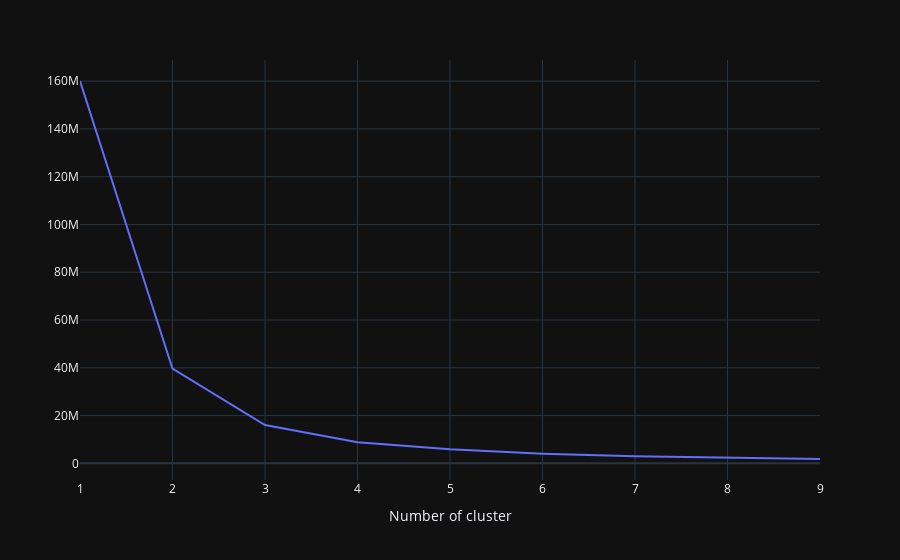

Notebook code for this chart:
### Code cell
my_dict={}
ctm_recency = ctm_dt[['Recency']]
for idx in range(1, 10):
    kmeans = KMeans(n_clusters=idx, max_iter=1000, random_state=42).fit(ctm_recency)
    ctm_recency["clusters"] = kmeans.labels_
    my_dict[idx] = kmeans.inertia_ 

line_fig = px.line(x=list(my_dict.keys()), 
                   y=list(my_dict.values()), 
                   template="plotly_dark"
                  )

line_fig.update_layout(title_x=0, 
                       xaxis_title="Number of cluster", 
                       yaxis_title=""
                      )

line_fig.show(config={'displaylogo': False})

### Figure 1 — Plotly figure (JSON) as saved in the notebook; plotly's stock layout.template omitted (floating-point values rounded to 4 significant figures)
{"data": [{"hovertemplate": "x=%{x}<br>y=%{y}<extra></extra>", "legendgroup": "", "line": {"color": "#636efa", "dash": "solid"}, "marker": {"symbol": "circle"}, "mode": "lines", "name": "", "orientation": "v", "showlegend": false, "type": "scatter", "x": [1, 2, 3, 4, 5, 6, 7, 8, 9], "xaxis": "x", "y": [160100000.0, 39630000.0, 16020000.0, 8860000.0, 5930000.0, 4061000.0, 2982000.0, 2345000.0, 1819000.0], "yaxis": "y"}], "layout": {"legend": {"tracegroupgap": 0}, "margin": {"t": 60}, "title": {"x": 0}, "xaxis": {"anchor": "y", "domain": [0, 1], "title": {"text": "Number of cluster"}}, "yaxis": {"anchor": "x", "domain": [0, 1], "title": {"text": ""}}}}
